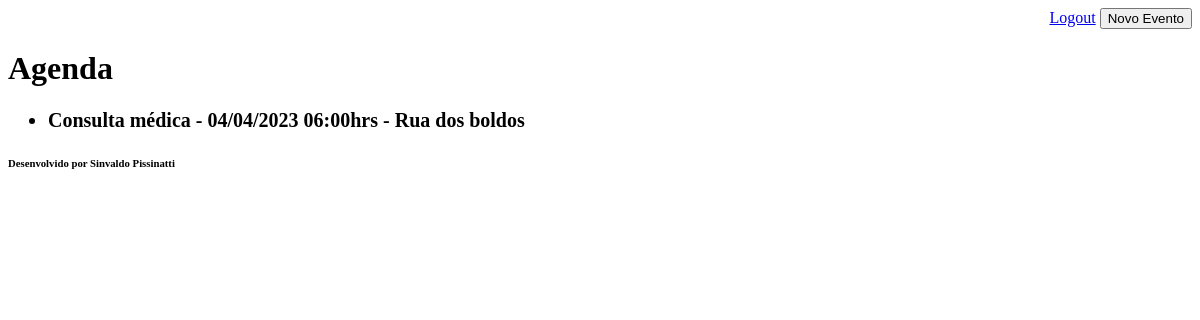
Page /agenda/ (signed in) on the earlier database version.
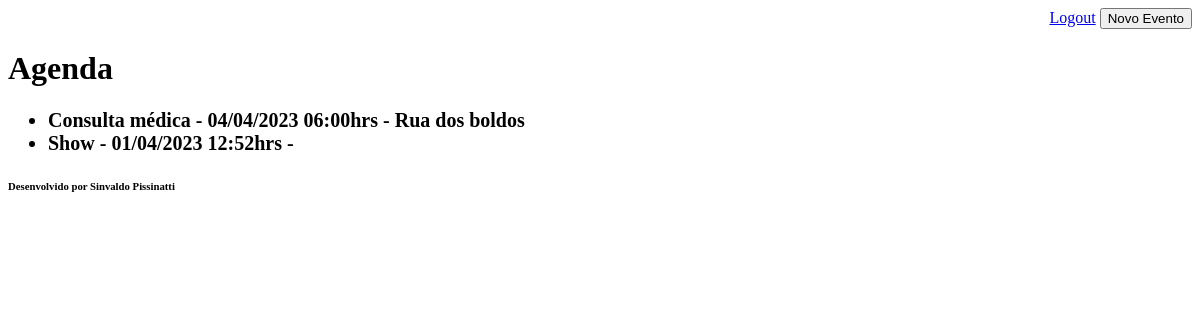
Same page on the later database version.
### core/models.py (models this page shows, shortened)
class Evento(models.Model):
    titulo = models.CharField(max_length=100)
    descricao = models.TextField(blank=True, null=True)
    data_evento = models.DateTimeField(verbose_name='Data do Evento')
    data_criacao = models.DateTimeField(auto_now=True)
    local = models.TextField()
    usuario = models.ForeignKey(User, on_delete=models.CASCADE)
    class Meta:
        db_table = 'evento'
    def get_data_evento(self):
        return self.data_evento.strftime('%d/%m/%Y %H:%Mhrs')

### core/views.py (the view)
# urls.py: path('agenda/', views.lista_eventos),
@login_required(login_url='/login/')
def lista_eventos(request):
    user = request.user
    eventos = Evento.objects.filter(usuario=user)
    dados = {'eventos' : eventos}
    return render(request, 'agenda.html', dados)

### templates/agenda.html
{% extends "model_page.html" %}
{% block content %}
    <div align="right">
        <a href="/logout">Logout</a>
        <a href="evento/">
        <button type="button">Novo Evento</button>
        </a>
    </div>
    <h1>Agenda</h1>
    <ul style="font-size: 20px;">
        {% for eventos in eventos %}
        <li>
            <b>{{eventos.titulo}} - {{eventos.get_data_evento}} - {{eventos.local}}</b>
        </li>
        {% endfor %}
    </ul>
{% endblock %}

### templates/model_page.html (shortened to what this page needs)
<!DOCTYPE html>
<html lang="pt-BR">
<head>
</head>
<body>
  {% block content %} {% endblock %}
</body>
<footer>
  {% include "model_footer.html" %}
</footer>
</html>

### templates/model_footer.html
    <h6>Desenvolvido por Sinvaldo Pissinatti</h6>

Differences in the rows shown:
added Evento: titulo "Show", get_data_evento "01/04/2023 12:52hrs"
